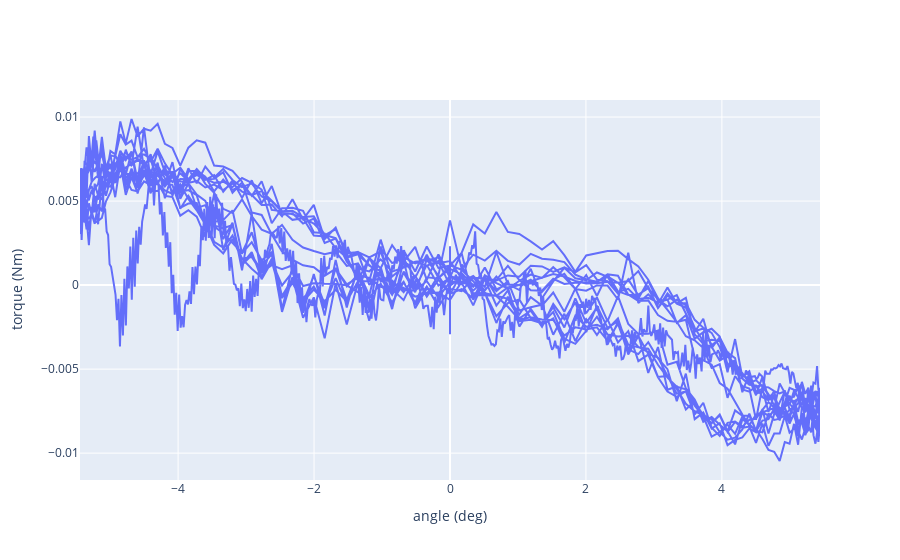

The notebook cell saved with this chart:
### Code cell
fig = go.Figure()
fig.add_trace(go.Scatter(x=angle, y=forcetorque[3,:]))
fig.update_yaxes(title_text="torque (Nm)")
fig.update_xaxes(title_text="angle (deg)")

### Figure 1 — Plotly figure (JSON) as saved in the notebook; plotly's stock layout.template omitted (floating-point values rounded to 4 significant figures; data arrays with more than 128 entries replaced by an {"elided": "..."} marker saying what was removed)
{"data": [{"type": "scatter", "x": {"elided": "5600 float values"}, "y": {"elided": "5600 float values"}}], "layout": {"xaxis": {"title": {"text": "angle (deg)"}}, "yaxis": {"title": {"text": "torque (Nm)"}}}}
